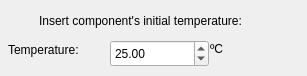
<?xml version="1.0" encoding="UTF-8"?>
<ui version="4.0">
 <class>TaskFemConstraintInitialTemperature</class>
 <widget class="QWidget" name="TaskFemConstraintInitialTemperature">
  <property name="geometry">
   <rect>
    <x>0</x>
    <y>0</y>
    <width>307</width>
    <height>76</height>
   </rect>
  </property>
  <property name="windowTitle">
   <string>Dialog</string>
  </property>
  <widget class="QLabel" name="label">
   <property name="geometry">
    <rect>
     <x>0</x>
     <y>10</y>
     <width>281</width>
     <height>21</height>
    </rect>
   </property>
   <property name="text">
    <string>Insert component's initial temperature:</string>
   </property>
   <property name="alignment">
    <set>Qt::AlignCenter</set>
   </property>
  </widget>
  <widget class="QLabel" name="label_2">
   <property name="geometry">
    <rect>
     <x>8</x>
     <y>40</y>
     <width>101</width>
     <height>20</height>
    </rect>
   </property>
   <property name="text">
    <string>Temperature:</string>
   </property>
  </widget>
  <widget class="QDoubleSpinBox" name="spinTemperature">
   <property name="geometry">
    <rect>
     <x>110</x>
     <y>40</y>
     <width>99</width>
     <height>27</height>
    </rect>
   </property>
   <property name="minimum">
    <double>-99999.000000000000000</double>
   </property>
   <property name="maximum">
    <double>99999.000000000000000</double>
   </property>
   <property name="value">
    <double>25.000000000000000</double>
   </property>
  </widget>
  <widget class="QLabel" name="label_3">
   <property name="geometry">
    <rect>
     <x>210</x>
     <y>40</y>
     <width>66</width>
     <height>17</height>
    </rect>
   </property>
   <property name="text">
    <string>ºC</string>
   </property>
  </widget>
 </widget>
 <resources/>
 <connections/>
</ui>
